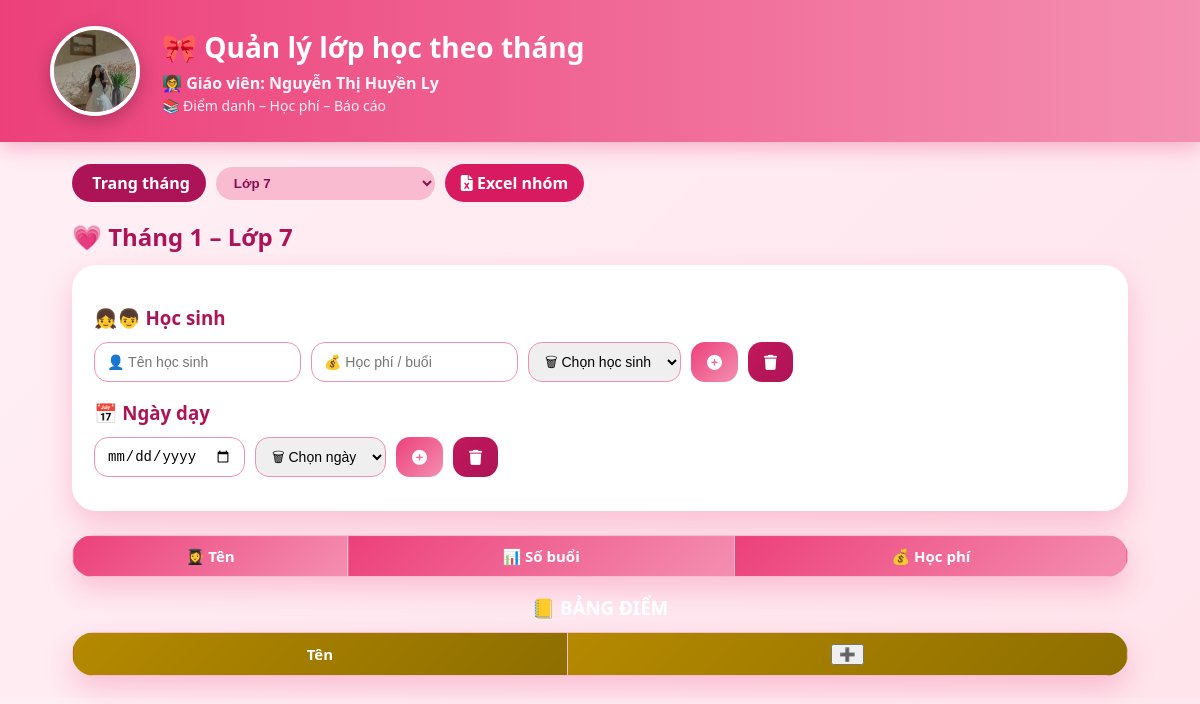
Before: /month/1/5 with the older database file.
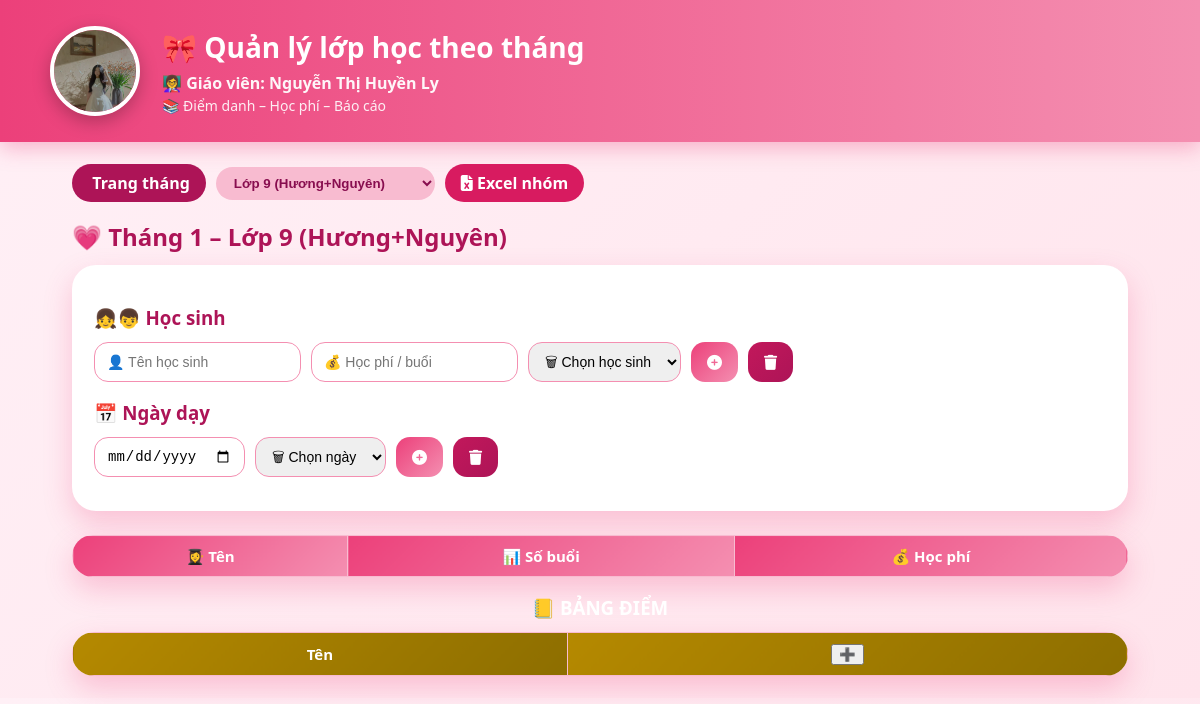
After: the same page with the newer database file.
### tables this page shows
CREATE TABLE group_master (
        id INTEGER PRIMARY KEY AUTOINCREMENT,
        name TEXT UNIQUE
    );

### app.py (the view, shortened to what this page needs)
@app.route("/month/<int:month>/<int:group_id>")
def month_view(month, group_id):
    db = get_db()
    group = db.execute("""
        SELECT g.id, gm.name
        FROM groups g
        JOIN group_master gm ON gm.id = g.group_master_id
        WHERE g.id=? AND g.month=?
    """, (group_id, month)).fetchone()
    if not group:
        return redirect(f"/groups/{month}")
    groups = db.execute("""
        SELECT g.id, gm.name
        FROM groups g
        JOIN group_master gm ON gm.id = g.group_master_id
        WHERE g.month=?
    """, (month,)).fetchall()
    students = db.execute("""
        SELECT s.*, sm.name
        FROM students s
        JOIN student_master sm ON sm.id = s.student_master_id
        WHERE s.month=? AND s.group_id=?
    """, (month, group_id)).fetchall()
    lessons = db.execute("""
        SELECT * FROM lessons
        WHERE month=? AND group_id=?
        ORDER BY lesson_date
    """, (month, group_id)).fetchall()
    titles = db.execute("""
        SELECT * FROM score_titles
        WHERE month=? AND group_id=?
    """, (month, group_id)).fetchall()
    rows = []
    return render_template(
        "month.html",
        month=month,
        group_id=group_id,
        group=group,
        groups=groups,
        lessons=lessons,
        rows=rows,
        titles=titles
    )

### app.py (called while the page is built)
def get_db():
    conn = sqlite3.connect(DB)
    conn.row_factory = sqlite3.Row
    return conn

### templates/month.html (shortened to what this page needs)
{% extends "base.html" %}
{% block content %}
<div class="nav">
    <a href="/" class="home-link">
         Trang tháng
    </a>
    <select class="group-switch"
            onchange="location.href=this.value">
        {% for g in groups %}
        <option value="/month/{{ month }}/{{ g.id }}"
            {% if g.id == group_id %}selected{% endif %}>
            {{ g.name }}
        </option>
        {% endfor %}
    </select>
    <a class="excel"
       href="/export_excel/{{ month }}/{{ group_id }}">
        <i class="fa-solid fa-file-excel"></i> Excel nhóm
    </a>
</div>
<h2 class="month-title">
    💗 Tháng {{ month }} – {{ group.name }}
</h2>
<div class="card">
    <h3>👧👦 Học sinh</h3>
    <form class="form-inline"
          method="post"
          action="/add_student">
        <input name="name"
               placeholder="👤 Tên học sinh"
               required>
        <input type="number"
               name="fee"
               placeholder="💰 Học phí / buổi"
               required>
        <select name="student_id">
            <option value="">🗑 Chọn học sinh</option>
        </select>
        <button type="submit" class="btn">
            <i class="fa-solid fa-circle-plus"></i>
        </button>
        <button type="submit"
                class="btn danger"
                formaction="/delete_student_select/{{ month }}/{{ group_id }}"
                formmethod="get"
                onclick="return confirm('Xóa học sinh?')">
            <i class="fa-solid fa-trash"></i>
        </button>
    </form>
    <h3>📅 Ngày dạy</h3>
    <form class="form-inline"
          method="post"
          action="/add_lesson">
        <input type="date"
               name="lesson_date"
               required>
        <select name="lesson_id">
            <option value="">🗑 Chọn ngày</option>
        </select>
        <button type="submit" class="btn">
            <i class="fa-solid fa-circle-plus"></i>
        </button>
        <button type="submit"
                class="btn danger"
                formaction="/delete_lesson_select/{{ month }}/{{ group_id }}"
                formmethod="get"
                onclick="return confirm('Xóa ngày dạy?')">
            <i class="fa-solid fa-trash"></i>
        </button>
    </form>
</div>
<table class="main-table">
    <tr>
        <th>👩‍🎓 Tên</th>
        <th>📊 Số buổi</th>
        <th>💰 Học phí</th>
    </tr>
</table>
<h3 class="score-title">📒 BẢNG ĐIỂM</h3>
<table class="score-table">
    <tr>
        <th>Tên</th>
        <th>
            <button type="button"
                    class="btn small"
                    onclick="addTitle()">
                ➕
            </button>
        </th>
    </tr>
</table>
{% endblock %}

Changed rows visible on the page:
no longer on this page (row edited): group_master: name "Lớp 7"
now on this page (row edited): group_master: name "Lớp 9 (Hương+Nguyên)"
Other visible differences:
form field value: "Lớp 7" → "Lớp 9 (Hương+Nguyên)"
